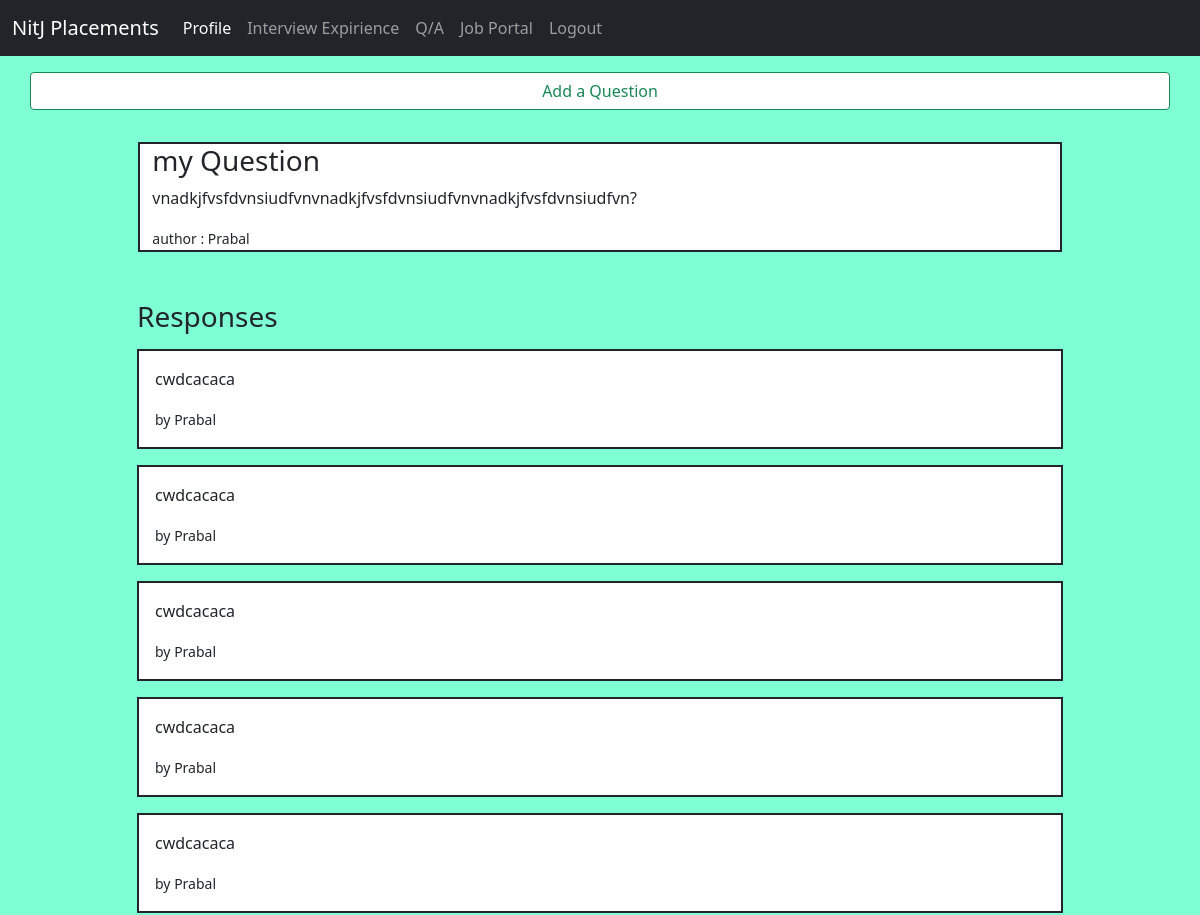
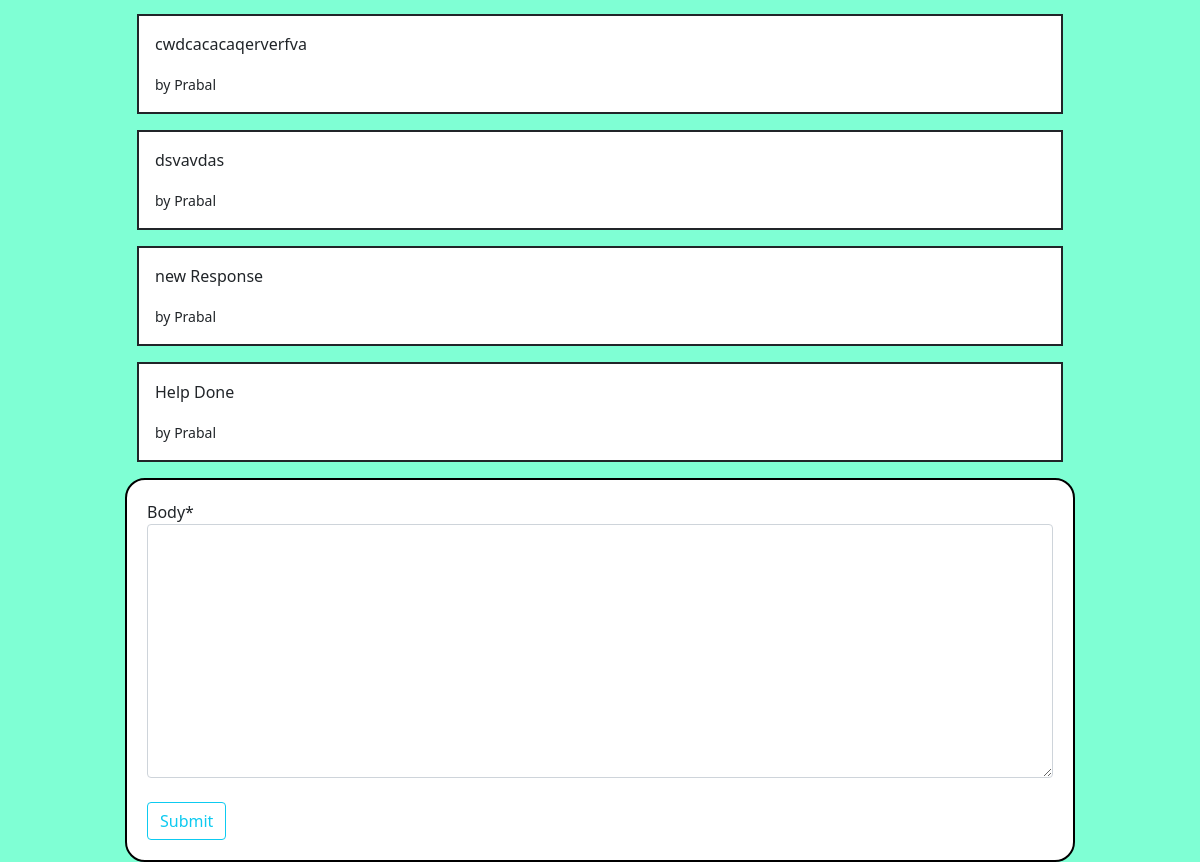
The app's page /qa/question/2 (signed in) with its own data (2 pictures, top to bottom).
### qAndA/models.py (models this page shows, shortened)
class Question(models.Model):
    author = models.ForeignKey(user_model.Student, null=False, on_delete=models.CASCADE)
    title = models.CharField(max_length=200, null=False)
    body = models.TextField(null=False)
    created_at = models.DateTimeField(auto_now_add=True)
    updated_at = models.DateTimeField(auto_now=True)
    def get_responses(self):
        return self.responses.filter(parent=None)

class Response(models.Model):
    user = models.ForeignKey(user_model.Student, null=False, on_delete=models.CASCADE)
    question = models.ForeignKey(Question, null=False, on_delete=models.CASCADE, related_name='responses')
    parent = models.ForeignKey('self', null=True, blank=True, on_delete=models.CASCADE)
    body = models.TextField(null=False)
    created_at = models.DateTimeField(auto_now_add=True)
    updated_at = models.DateTimeField(auto_now=True)

### users/models.py (models this page shows, shortened)
class Student(models.Model):
    user = models.OneToOneField(User, on_delete=models.CASCADE)
    firstName = models.CharField(max_length=256)
    lastName = models.CharField(max_length=256)
    email = models.EmailField()
    ph_no = models.CharField(max_length=10)

### qAndA/views.py (the view, shortened to what this page needs)
# urls.py: path('question/<int:id>', views.questionPage, name='questionPage'),
@login_required
def questionPage(request, id):
    response_form = NewResponseForm()
    question = Question.objects.get(id=id)
    context = {
        'question': question,
        'response_form': response_form,
    }
    return render(request, 'qAndA/question.html', context)

### qAndA/forms.py
class NewResponseForm(forms.ModelForm):
    class Meta:
        model = Response
        fields = ['body']

### templates/qAndA/question.html (shortened to what this page needs)
{% extends "users/baseAuth.html"%}
{% load static %}
{% load crispy_forms_tags %}
{% block headBlock %}
<link rel="stylesheet" href="{% static 'users/index.css' %}">
{% endblock %}
{% block bodyBlock %}
<div class = "container mt-3">
  <div class="row justify-content-center">
      <a class="btn btn-outline-success myWhite" href="{% url 'new-question'%}">
        Add a Question
      </a>
  </div>
</div>
<div class="container mt-3">
  <div class = "row justify-content-center p-3">
    <div class = "border border-2 border-dark col-md-10 myWhite">
      <h3>{{question.title}}</h3>
      <p>{{question.body}}</p>
      <small>author : {{question.author.firstName}}</small>
    </div>
  </div>
</div>
<div class="container mt-3">
  <div class="row justify-content-center">
    <div class = "col-md-10">
      <h3 class="mt-3"> Responses </h3>
    {% if not question.responses.all %}
    <p class="mt-3">No Responses Yet</p>
    {% else %}
    {% for response in question.get_responses %}
    <div class="border border-2 border-dark mt-3 p-3 myWhite">
      <p>{{response.body}}</p>
      <small>by {{response.user.firstName}}</small>
    </div>
    {% endfor %}
    {% endif %}
  </div>
  </div>
  <div class = "row mt-3">
    <div class="container formClass col-md-10 myWhite">
      <div class="row justify-content-center">
        <div class="col-8 col-sm-12">
          <form method="POST">
            {{ response_form|crispy }}
            <button class="btn btn-outline-info mt-4" type="submit">
              Submit
            </button>
          </form>
        </div>
      </div>
    </div>
  </div>
</div>
  {% endblock bodyBlock %}

### static/main.css (style rules this page uses)
.myBg { background-color:whitesmoke; background-color: aquamarine; }
.myWhite { background-color:white; }

### static/users/index.css (style rules this page uses)
.formClass { border: 2px solid black; border-radius: 20px; padding: 20px; }

### records on screen
Question: title "my Question", body "vnadkjfvsfdvnsiudfvnvnadkjfvsfdvnsiudfvnvnadkjfvsfdvnsiudfvn?", author.firstName "Prabal"
Response: body "cwdcacaca", user.firstName "Prabal"
Response: body "cwdcacaca", user.firstName "Prabal"
Response: body "cwdcacaca", user.firstName "Prabal"
Response: body "cwdcacaca", user.firstName "Prabal"
Response: body "cwdcacaca", user.firstName "Prabal"
Response: body "cwdcacacaqerverfva", user.firstName "Prabal"
Response: body "dsvavdas", user.firstName "Prabal"
Response: body "new Response", user.firstName "Prabal"
Response: body "Help Done", user.firstName "Prabal"
